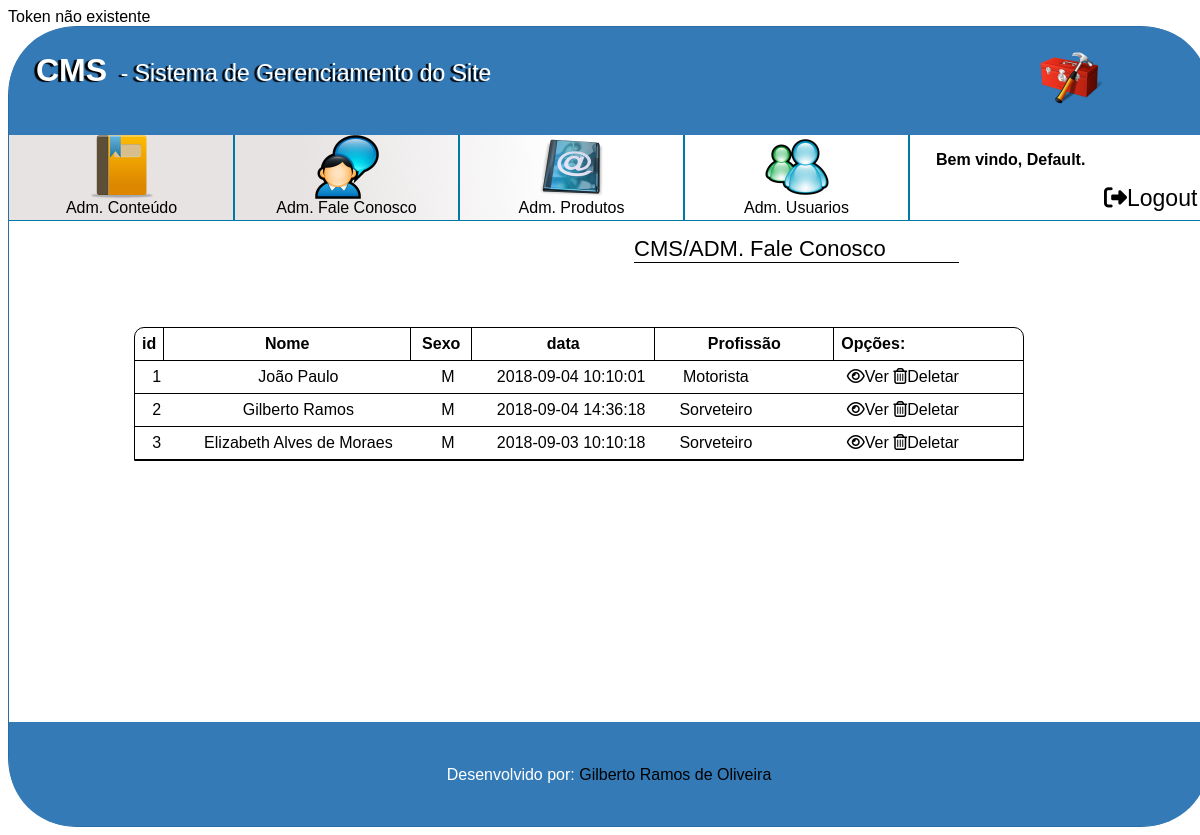
/cms/contact.php, run on the app's committed database.
### tables this page shows
CREATE TABLE IF NOT EXISTS tbl_tickets(id int primary key auto_increment,idTipo int not null, nome varchar(100)not null,
 telefone varchar(16)null, celular varchar(17) not null,email varchar(100) not null,
 website varchar(256) null, facebook varchar(126) not null,critica TEXT(1024) not null,
 infoPedido varchar(128) null,sexo char(2)not null, idProfissao int not null,dataCriacao datetime not null,
 FOREIGN KEY (`idTipo`) REFERENCES `tbl_tipos_tickets` (`id`),
 FOREIGN KEY (`idProfissao`) REFERENCES `tbl_profissao` (`id`));

CREATE table IF NOT EXISTS tbl_profissao(id int primary key auto_increment,profissao varchar(100)not null unique);

### cms/app/tickets.php (called while the page is built, shortened)
<?php
function tickets($action) {
    $con = conect();
    switch ($action) {
        case "listar":
            $Tickets[] = array();
            $sqlQuery = "SELECT t.nome,t.id,t.sexo,t.dataCriacao,p.profissao FROM tbl_tickets as t, tbl_profissao as p where t.idProfissao= p.id;";
            $query = mysqli_query($con, $sqlQuery);
            while ($rsTicket = mysqli_fetch_object($query)) {
                $Tickets [] = $rsTicket;
            }
            return $Tickets;
    }
}
            ?>

### cms/contact.php (the view, shortened to what this page needs)
<?php require_once "app/tickets.php" ?>
<?php
$username = "Default";
$TicketsRecebidos = tickets("listar");
?>
<!DOCTYPE html>
<html lang="pt-br" dir="ltr">
    <head>
<?php require_once("./head.php") ?>
        <link rel="stylesheet" href="css/animate.min.css">
    </head>
    <body>
        <div id="CaixaSite" class=" animated fadeInLeft">
            <header>
                <div style="width:7%; display:inline-block;">
                    <h1 style="text-shadow: -3px 1px 1px #000000;">CMS</h1>
                </div>
                <div class="cold5">
                    <p style="font-size: 23px; text-shadow: -3px 1px 1px #000000;">- Sistema de Gerenciamento do Site</p>
                </div>
                <div class="cold4 Direita" style="background: transparent; height: 77px; width: 231px; margin-top: 13px; margin-right: 78px;">
                    <img alt="Logo" class="Direita" src="./img/tool-box-icon.png" width="64" height="64">
                </div>
            </header>
            <div id="main" role="main">
                <div class="row" style="overflow: hidden; margin-bottom: 1px; border-bottom: solid 1px #0078A8;">
                    <nav class="cold8 Esquerda" style="min-height: 85px; background: rgb(255,255,255); background: linear-gradient(265deg, rgba(255,255,255,1) 38%, rgba(231,227,227,1) 67%);">
                        <div class="row">
                            <div class="cold3 Esquerda" style="height: 85px; background: transparent; outline: #0078A8 solid 1px">
                                <a href="index.php" style="text-align: center; width: 100%; margin-left: auto; margin-right: auto; display: block;">
                                    <img style="display: block; margin-left: auto; margin-right: auto;" src="img/content-icon.png" alt="Imagem Contêudo">
                                    Adm. Conteúdo
                                </a>
                            </div>
                            <div class="cold3 Esquerda" style="height: 85px; background: transparent; outline: #0078A8 solid 1px">
                                <a href="" style="text-align: center; width: 100%; margin-left: auto; margin-right: auto; display: block;">
                                    <img style="display: block; margin-left: auto; margin-right: auto;" src="img/User-Chat-icon.png" alt="Imagem Contêudo">
                                    Adm. Fale Conosco
                                </a>
                            </div>
                            <div class="cold3 Esquerda" style="height: 85px; background: transparent; outline: #0078A8 solid 1px">
                                <a href="" style="text-align: center; width: 100%; margin-left: auto; margin-right: auto; display: block;">
                                    <img style="display: block; margin-left: auto; margin-right: auto;" src="img/Emails-Folder-icon.png" alt="Imagem Contêudo">
                                    Adm. Produtos
                                </a>
                            </div>
                            <div class="cold3 Esquerda" style="height: 85px; background: transparent; outline: #0078A8 solid 1px">
                                <a href="user.php" style="text-align: center; width: 100%; margin-left: auto; margin-right: auto; display: block;">
                                    <img style="display: block; margin-left: auto; margin-right: auto;" src="img/Windows-Messenger-icon.png" alt="Imagem Contêudo">
                                    Adm. Usuarios
                                </a>
                            </div>
                        </div>
                    </nav>
                    <div class="cold3 Esquerda" style="height: 85px; outline: #0078A8 solid 1px">
                        <div class="row" style="padding-left: 27px; font-weight: bolder;">
                            <p>Bem vindo, <?= @$username ?>.</p>
                        </div>
                        <div class="row">
                            <div class="cold7" style="float: left; height: 31px;"><p style="margin-top:-18px;"><?=@$token?></p></div>
                            <div class="cold4" style="float: left;"><a href="./app/null.php" style="font-size: 23px;"><i class="fas fa-sign-out-alt"></i>Logout</a></div>
                        </div>
                    </div>
                </div>
                <div class="row">
                    <div class="cold10 Esquerda" style="min-height: 500px; background:white;">
                        <label style="font-size: 22px; margin: 14px; border-bottom: solid 1px black; display: block; width: 325px; margin-left: 625px;">CMS/ADM. Fale Conosco</label>
                        <table  width="890px" cellspacing="0" cellpadding="0" style="margin-left: auto; margin-right: auto; margin-top:64px; border:solid 1px black;border-top-left-radius: 10px; border-top-right-radius: 10px;display:block;">
                            <thead style="display:block; border-bottom: solid 1px black;">
                                <tr>
                                    <th style="padding:7px; border-right:solid 1px black; display:inline-block;"><label>id</label></th>
                                    <th style="padding:7px; width:232px; border-right:solid 1px black; display:inline-block;">Nome</th>
                                    <th style="padding:7px; width:46px; border-right:solid 1px black; display:inline-block;">Sexo</th>
                                    <th style="padding:7px; width:168px; border-right:solid 1px black; display:inline-block;">data </th>
                                    <th style="padding:7px; width:164px; border-right:solid 1px black; display:inline-block;">Profissão</th>
                                    <th style="padding:7px; display:inline-block;">Opções:</th>
                                </tr>
                            </thead>
                            <tbody style="display: block;">
<?php for ($i = 1; $i < count($TicketsRecebidos); $i++) { ?>
                                    <tr style="border-bottom: solid 1px black; display: inline-flex; width: 100%;">
                                        <td style="padding:7px; display:inline-block; width: 30px; text-align: center;"><?= $TicketsRecebidos[$i]->id ?></td>
                                        <td style="padding:7px; width:232px; display:inline-block; text-align: center;"><?= $TicketsRecebidos[$i]->nome ?></td>
                                        <td style="padding:7px; width:46px; display:inline-block; text-align: center;"><?= $TicketsRecebidos[$i]->sexo ?></td>
                                        <td style="padding:7px; width:178px; display:inline-block; text-align: center;"><?= $TicketsRecebidos[$i]->dataCriacao ?></td>
                                        <td style="padding:7px; width:90px; display:inline-block; text-align: center;"><?= $TicketsRecebidos[$i]->profissao ?></td>
                                        <td style="margin-left:16px; padding:7px; width:232px; text-align: center; display:inline-block;">
                                            <a href="#" class="btnVer" style="cursor: pointer;" data-ticket="<?= $TicketsRecebidos[$i]->id ?>"><i class="far fa-eye"></i>Ver</a>
                                            <a href="#" class="btnDeletar" style="cursor: pointer;" data-ticket="<?= $TicketsRecebidos[$i]->id ?>"><i class="far fa-trash-alt"></i>Deletar</a>
                                        </td>
                                    </tr>
<?php } ?>
                            </tbody>
                        </table>
                    </div>
                </div>
            </div>
            <footer>
                <p style="display: block; text-align: center; margin-left: auto; margin-right: auto; margin-top: 0px; padding-top: 44px;">Desenvolvido por: <a href="mailto:gilberto.tec@vivaldi.net">Gilberto Ramos de Oliveira</a></p>
            </footer>
        </div>
    </body>
</html>

### cms/css/style.css (style rules this page uses)
* { font-family: Verdana,Helvetica,comic; }
.row { width: 100%; }
.cold10,.cold9,.cold8,.cold7,.cold6,.cold5,.cold4,.cold3,.cold2,.cold1 { display: inline-block; }
.cold10 { width: 95%; }
.cold8 { width: 75%; }
.cold7 { width: 65%; }
.cold5 { width: 45%; }
.cold4 { width: 35%; }
.cold3 { width: 25%; }
a { color:black; text-decoration: none; }
.Direita { float:right; }
.Esquerda { float:left; }

### cms/css/estruturadefault.css (style rules this page uses)
#CaixaSite { width: 1200px; min-height: 300px; margin-left: auto; margin-right: auto; border: solid #2e6da4 1px; border-radius:69px; }
#CaixaSite header { background-color:#337ab7; color:white; height: 104px; border-top-left-radius: 64px; border-top-right-radius: 64px; padding-left: 27px; padding-right: 27px; padding-top: 4px; }
#CaixaSite #main { width: 100%; min-height: 100px; overflow:hidden; }
#CaixaSite footer { background-color:#337ab7; color:white; bottom: 0; width: 100%; height: 104px; border-bottom-left-radius: 64px; border-bottom-right-radius: 64px; }

### data on the page
tbl_tickets: id "1", nome "João Paulo", sexo "M", dataCriacao "2018-09-04 10:10:01", idProfissao.profissao "Motorista"
tbl_tickets: id "2", nome "Gilberto Ramos", sexo "M", dataCriacao "2018-09-04 14:36:18", idProfissao.profissao "Sorveteiro"
tbl_tickets: id "3", nome "Elizabeth Alves de Moraes", sexo "M", dataCriacao "2018-09-03 10:10:18", idProfissao.profissao "Sorveteiro"
